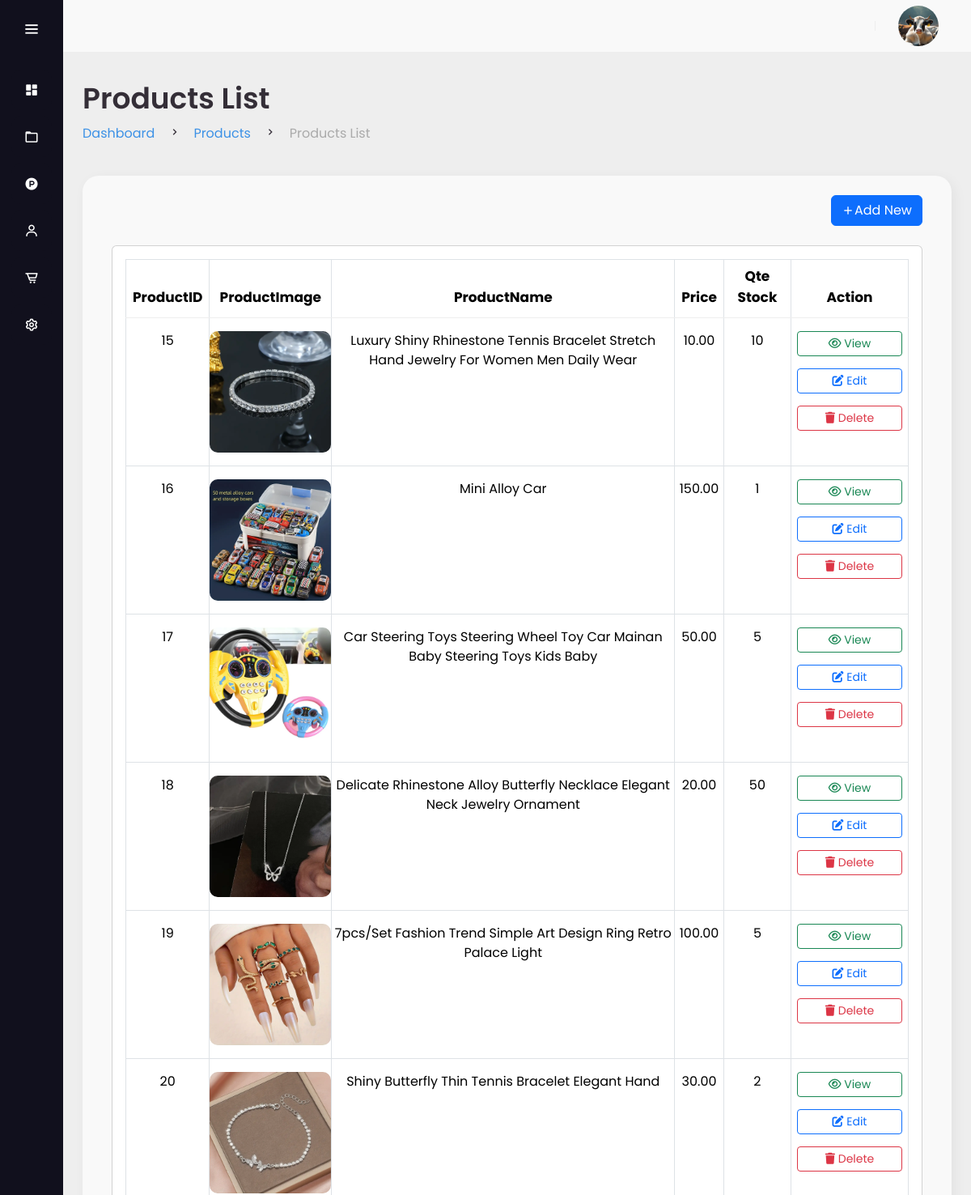
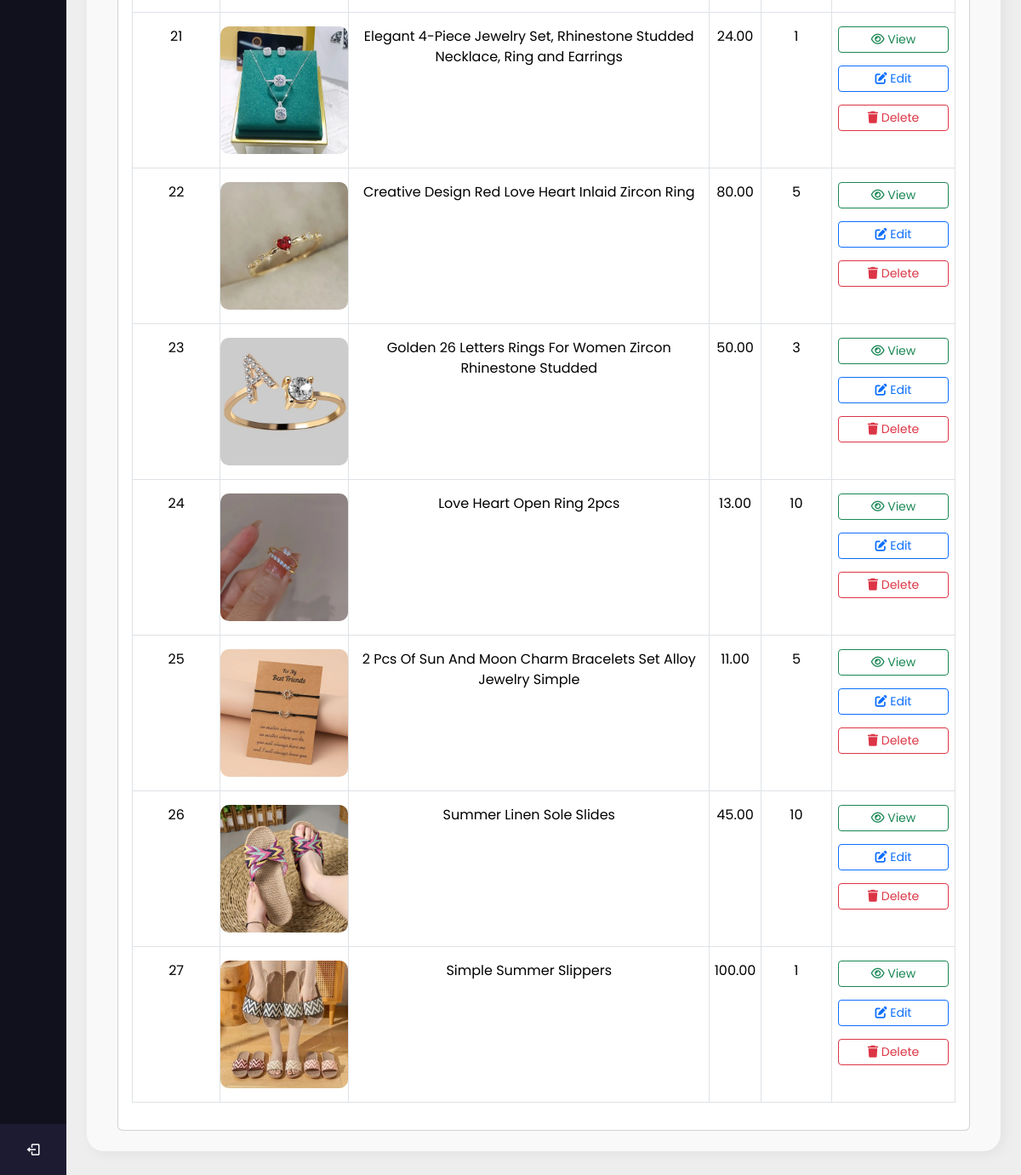
The app's page /admin/Products/productsList/index.php (signed in) with its own data (2 pictures, top to bottom).
### tables this page shows
CREATE TABLE `products` (
  `ProductID` int(11) NOT NULL,
  `Name` varchar(100) NOT NULL,
  `Description` text DEFAULT NULL,
  `Price` decimal(10,2) NOT NULL,
  `Stock` int(11) NOT NULL,
  `ProductImage` text NOT NULL,
  `ProductTypeID` int(11) DEFAULT NULL,
  `CreatedAt` timestamp NOT NULL DEFAULT current_timestamp(),
  `UpdatedAt` timestamp NOT NULL DEFAULT current_timestamp() ON UPDATE current_timestamp(),
  `IsDeleted` tinyint(1) NOT NULL DEFAULT 0
);

### admin/Products/productsList/index.php (the view, shortened to what this page needs)
<?php
include "../../../includes/connection.php";
?>
<!DOCTYPE html>
<html lang="en">
<head>
    <link href='https://unpkg.com/boxicons@2.1.4/css/boxicons.min.css' rel='stylesheet'>
    <link href="https://cdn.jsdelivr.net/npm/bootstrap@5.3.3/dist/css/bootstrap.min.css" rel="stylesheet"
>
    <link rel="stylesheet" href="https://cdn.datatables.net/2.0.7/css/dataTables.dataTables.min.css" />
    <link rel="stylesheet" href="../../assets/css/nav_sidebar.css" />
    <link rel="stylesheet" href="https://cdnjs.cloudflare.com/ajax/libs/font-awesome/6.1.1/css/all.min.css"
 />
</head>
<body>
    <?php include ('../../includes/sidebar.php'); ?>
    <section class="content" id="content">
        <?php include ('../../includes/navbar.php'); ?>
        <main>
            <div class="head-title">
                <div class="left">
                    <h1>Products List</h1>
                    <ul class="dreadleft">
                        <li>
                            <a class="active" href="../../dashboard/">Dashboard</a>
                        </li>
                        <li><i class="bx bx-chevron-right"></i></li>
                        <li>
                            <a class="active" href="../">Products</a>
                        </li>
                        <li><i class="bx bx-chevron-right"></i></li>
                        <li>
                            <a href="#">Products List</a>
                        </li>
                    </ul>
                </div>
            </div>
            <div class="table-data">
                <div class="order">
                    <div class="container-fluid admin">
                        <div style="display: flex;flex-direction: row;justify-content: flex-end;">
                            <a href="./create.php" class="btn btn-primary bt-sm"
                                style="display: flex; align-items: center;"><i class='bx bx-plus'></i>Add New</a>
                        </div>
                        <br>
                        <div class="card">
                            <div class="card-body">
                                <table class="table table-bordered" id="OrderTable">
                                    <thead>
                                        <tr>
                                            <th>ProductID</th>
                                            <th>ProductImage</th>
                                            <th>ProductName</th>
                                            <th>Price</th>
                                            <th>Qte Stock</th>
                                            <th>Action</th>
                                        </tr>
                                    </thead>
                                    <tbody>
                                        <?php
                                        $sql = "SELECT * FROM products where IsDeleted = 0";
                                        $result = mysqli_query($conn, $sql);
                                        if (mysqli_num_rows($result) > 0) {
                                            $token = uniqid();
                                            while ($row = mysqli_fetch_assoc($result)) {
                                                echo "<tr>";
                                                echo "<td style='text-align: center;'>" . $row['ProductID'] . "</td>";
                                                echo "<td style='text-align: center; width: 140px;height: 168px;'><img src='../../../uploads/" . $row['ProductImage'] . "'  class='preview-image'></td>";
                                                echo "<td>" . $row['Name'] . "</td>";
                                                echo "<td>" . $row['Price'] . "</td>";
                                                echo "<td>" . $row['Stock'] . "</td>";
                                                echo "<td class='action-column' style='width: 15%;'>";
                                                echo "<div class='actionBtns'>";
                                                echo "<a href='view.php?token=" . $token . "&prod_id=" . $row['ProductID'] . "' class='btn btn-sm btn-outline-success' name='view' style='width: 90%;'><i class='fa-regular fa-eye'></i> View</a>";
                                                echo "<a href='edit.php?token=" . $token . "&prod_id=" . $row['ProductID'] . "' class='btn btn-sm btn-outline-primary' style='width: 90%;'><i class='fa fa-edit'></i> Edit</a>";
                                                echo "<button type='button' class='btn btn-sm btn-outline-danger deleteBtn' data-bs-target='#deleteModal' data-product-id='" . $row['ProductID'] . "' style='width: 90%;'><i class='fa fa-trash'></i> Delete</button>";
                                                echo "</div>";
                                                echo "</td>";
                                                echo "</tr>";
                                            }
                                        }
                                        ?>
                                    </tbody>
                                </table>
                            </div>
                        </div>
                    </div>
                </div>
            </div>
        </main>
    </section>
</body>
</html>

### admin/assets/css/nav_sidebar.css (style rules this page uses)
:root { --poppins: 'Poppins', sans-serif; --lato: 'Lato', sans-serif; --green: #81D43A; --light-green: #E3FFCB; --dark-blue: #0C5FCD; --light: #F9F9F9; --blue: #3C91E6; --light-blue: #CFE8FF; --grey: #eee; --dark-grey: #AAAAAA; --dark: #342E37; --red: #DB504A; --yellow: #FFCE26; --light-yellow: #FFF2C6; --orange: #FD7238; --light-orange: #FFE0D3; }
html { overflow-x: hidden; }
body { background: var(--grey); overflow-x: hidden; }
a { text-decoration: none; }
li { list-style: none; }
* { margin: 0; padding: 0; box-sizing: border-box; font-family: "Poppins" , sans-serif; }
.content { position: fixed; background: #eee; min-height: 100vh; top: 0; left: 78px; width: calc(100% - 78px); transition: all 0.5s ease; z-index: 2; }
#content main { width: 100%; padding: 36px 24px; font-family: var(--poppins); max-height: calc(100vh - 56px); overflow-y: auto; }
#content main .head-title { display: flex; align-items: center; justify-content: space-between; grid-gap: 16px; flex-wrap: wrap; }
#content main .head-title .left h1 { font-size: 36px; font-weight: 600; margin-bottom: 10px; color: var(--dark); }
#content main .head-title .left .dreadleft { display: flex; align-items: center; grid-gap: 16px; }
#content main .head-title .left .dreadleft li { color: var(--dark); }
#content main .head-title .left .dreadleft li a { color: var(--dark-grey); pointer-events: none; }
#content main .head-title .left .dreadleft li a.active { color: var(--blue); pointer-events: unset; }

### admin/Products/productsList/index.php (style rules this page uses)
ul { padding-left: 0rem; }
.table-data { display: flex; flex-wrap: wrap; grid-gap: 24px; margin-top: 24px; width: 100%; color: var(--dark); }
.table-data>div { border-radius: 20px; background: var(--light); padding: 24px; overflow-x: auto; }
.table-data .order { flex-grow: 1; flex-basis: 500px; box-shadow: 4px 4px 16px rgba(0, 0, 0, .05); }
.table-data .order table { width: 100%; border-collapse: collapse; }
.table-data .order table th { padding-bottom: 12px; font-size: 17px; text-align: center; border-bottom: 1px solid var(--grey); }
.table-data .order table td { padding: 16px 0; text-align: center; }
.preview-image { max-width: 200px; max-height: 150px; width: auto; height: auto; border-radius: 10px; }
.actionBtns { display: flex; justify-content: space-evenly; flex-direction: column; gap: 15px; align-items: center; }

### records on screen
products: ProductID "15", ProductImage (picture), Name "Luxury Shiny Rhinestone Tennis Bracelet Stretch Hand Jewelry For Women Men Daily Wear", Price "10.00", Stock "10"
products: ProductID "16", ProductImage (picture), Name "Mini Alloy Car", Price "150.00", Stock "1"
products: ProductID "17", ProductImage (picture), Name "Car Steering Toys Steering Wheel Toy Car Mainan Baby Steering Toys Kids Baby", Price "50.00", Stock "5"
products: ProductID "18", ProductImage (picture), Name "Delicate Rhinestone Alloy Butterfly Necklace Elegant Neck Jewelry Ornament", Price "20.00", Stock "50"
products: ProductID "19", ProductImage (picture), Name "7pcs/Set Fashion Trend Simple Art Design Ring Retro Palace Light", Price "100.00", Stock "5"
products: ProductID "20", ProductImage (picture), Name "Shiny Butterfly Thin Tennis Bracelet Elegant Hand", Price "30.00", Stock "2"
products: ProductID "21", ProductImage (picture), Name "Elegant 4-Piece Jewelry Set, Rhinestone Studded Necklace, Ring and Earrings", Price "24.00", Stock "1"
products: ProductID "22", ProductImage (picture), Name "Creative Design Red Love Heart Inlaid Zircon Ring", Price "80.00", Stock "5"
products: ProductID "23", ProductImage (picture), Name "Golden 26 Letters Rings For Women Zircon Rhinestone Studded", Price "50.00", Stock "3"
products: ProductID "24", ProductImage (picture), Name "Love Heart Open Ring 2pcs", Price "13.00", Stock "10"
products: ProductID "25", ProductImage (picture), Name "2 Pcs Of Sun And Moon Charm Bracelets Set Alloy Jewelry Simple", Price "11.00", Stock "5"
products: ProductID "26", ProductImage (picture), Name "Summer Linen Sole Slides", Price "45.00", Stock "10"
products: ProductID "27", ProductImage (picture), Name "Simple Summer Slippers", Price "100.00", Stock "1"
